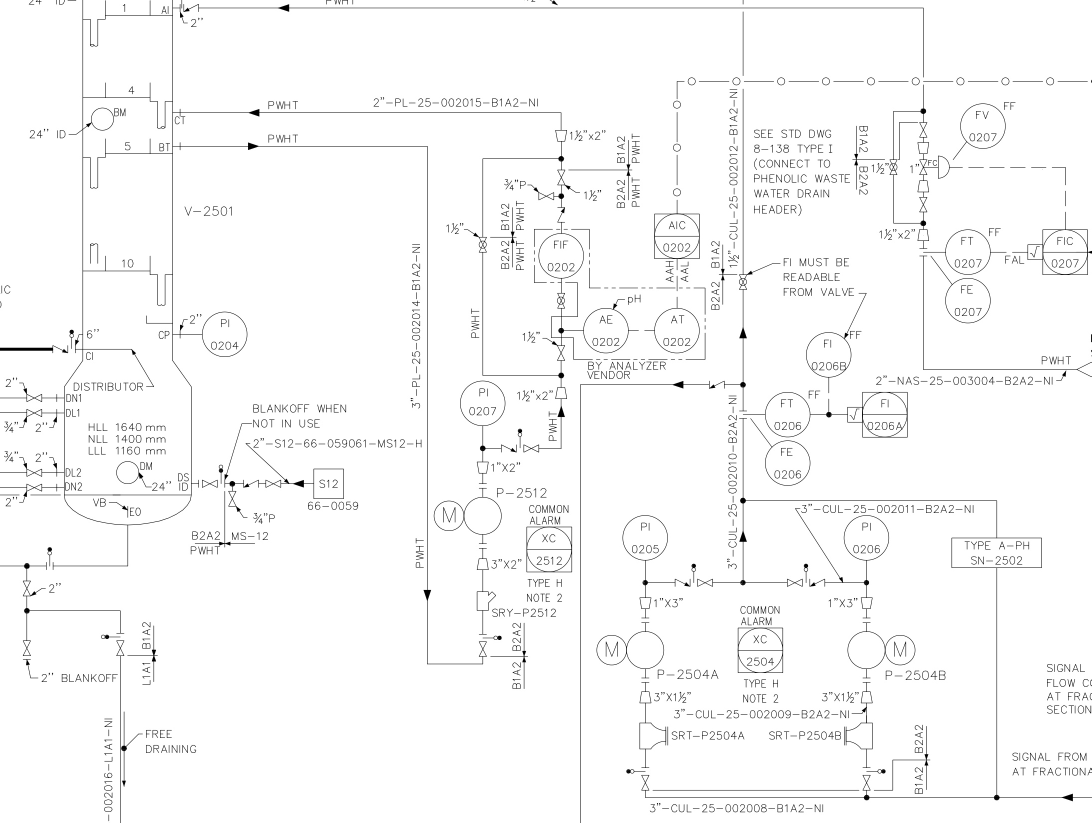
#> input picture test/!test01.png, 2183 x 1646 px (shown at 1/2 size)
$ python -i text_ocr.py   (imports and definitions only)
#> lines starting #> are read from the running program, lines starting #| are printed output that depends on the picture; after the words box and inside, x2 and y2 are one past the last pixel; in counts of white or black regions, pixels touching at a corner belong together
#> further down, picture is the input picture: shape (1646, 2183, 3); min 0, max 255, mean 249.1

import os
import json
import warnings
from contextlib import redirect_stdout, redirect_stderr
from typing import List, Dict, Any

import cv2
import numpy as np
import easyocr

# =========================
# Utilities
# =========================
# [1 line not run here, left out]


# [4 lines left out: function bbox_from_quad, not called in this run]


def is_valid_text(txt, min_len=2):
    t = txt.strip()
    return len(t) >= min_len and any(ch.isalnum() for ch in t)


# [68 lines left out: functions iou_xyxy, merge_results, rotate_back_quad, visualize_overlay, not called in this run]


def remove_long_lines_bgr(rgb_img, h_kernel=35, v_kernel=35):
    """Optional: remove long horizontal/vertical lines via morphological opening + inpaint."""
#> called with h_kernel = 35, v_kernel = 35
    gray = cv2.cvtColor(rgb_img, cv2.COLOR_RGB2GRAY)
    thr = cv2.adaptiveThreshold(gray, 255, cv2.ADAPTIVE_THRESH_MEAN_C, cv2.THRESH_BINARY_INV, 33, 5)
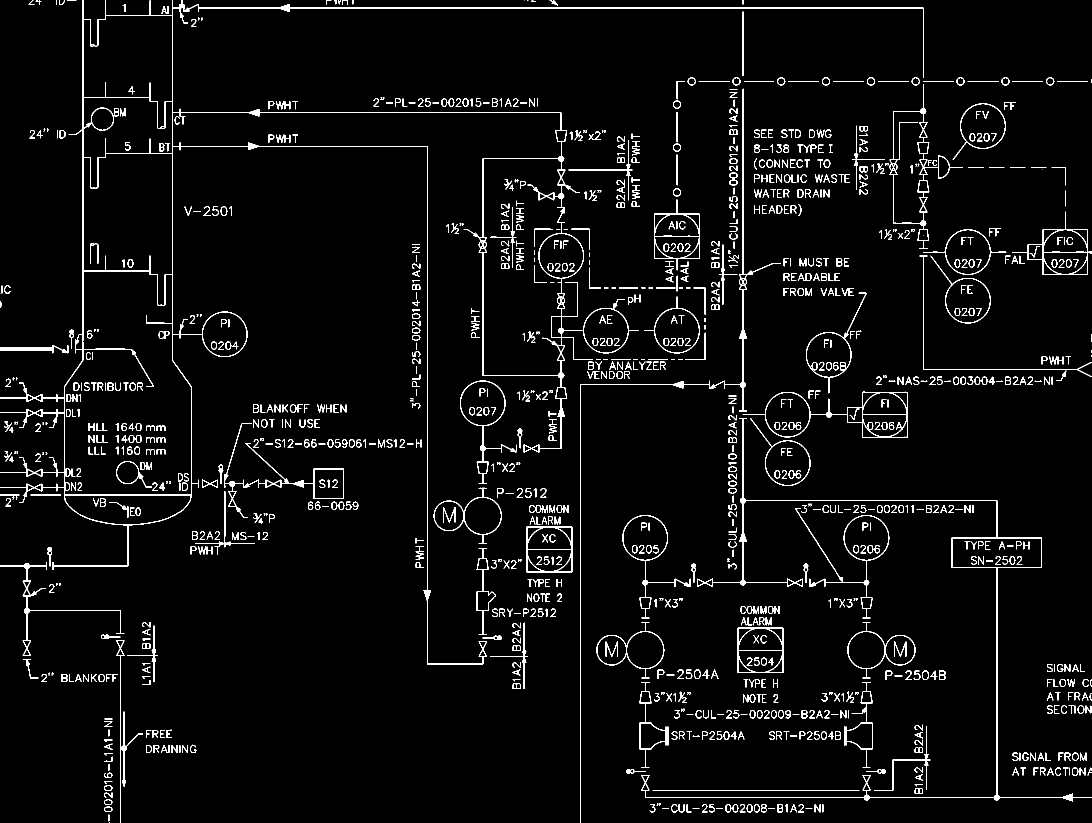
#> thr: shape (1646, 2183) (shown at 1/2 size); 3.8% white in thin lines or dots
    horiz = cv2.morphologyEx(thr, cv2.MORPH_OPEN, cv2.getStructuringElement(cv2.MORPH_RECT, (h_kernel, 1)))
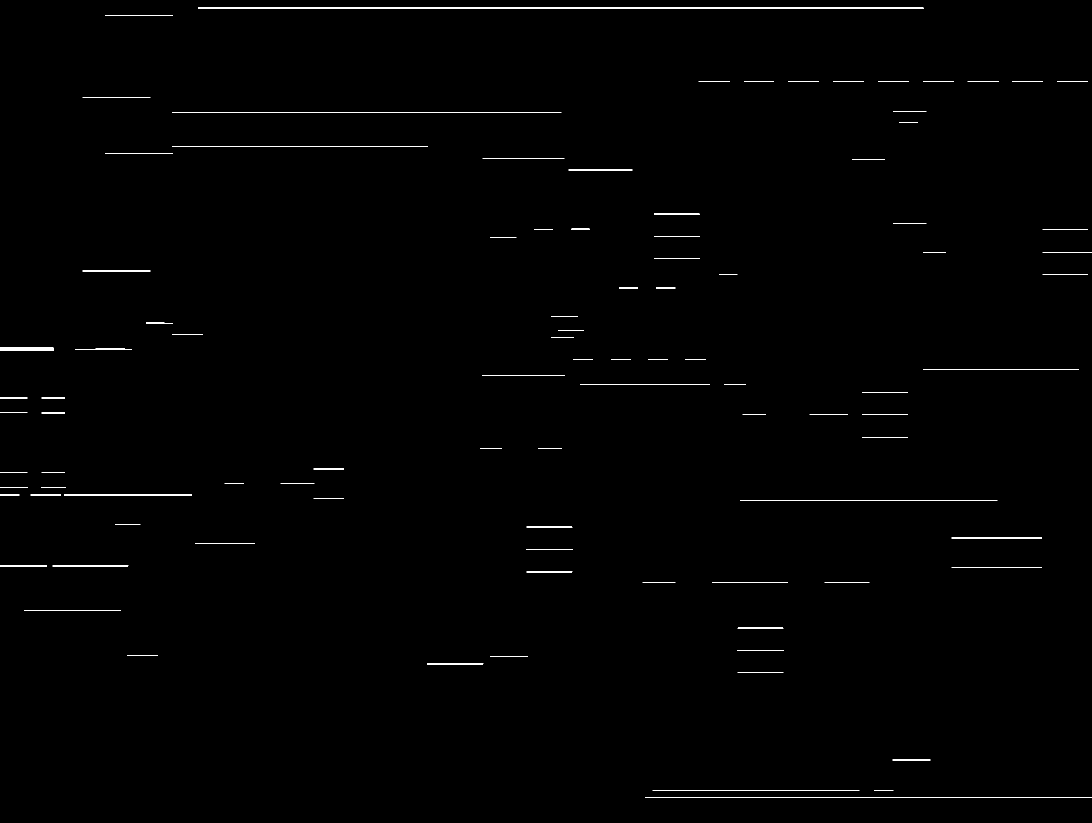
#> horiz: shape (1646, 2183) (shown at 1/2 size); 0.54% white in thin lines or dots
    vert = cv2.morphologyEx(thr, cv2.MORPH_OPEN, cv2.getStructuringElement(cv2.MORPH_RECT, (1, v_kernel)))
#> vert: shape (1646, 2183); 0.67% white in thin lines or dots
    mask = cv2.bitwise_or(horiz, vert)
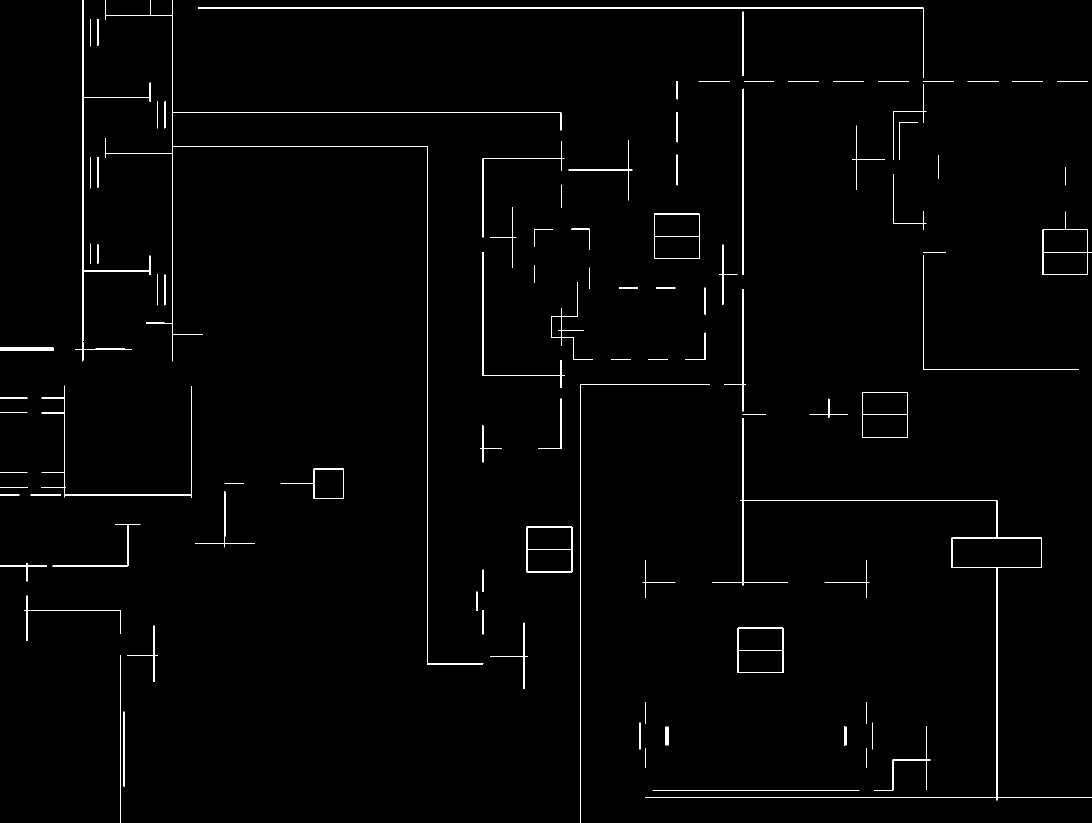
#> mask: shape (1646, 2183) (shown at 1/2 size); 1.2% white in thin lines or dots
    inpainted = cv2.inpaint(rgb_img, mask, 3, cv2.INPAINT_TELEA)
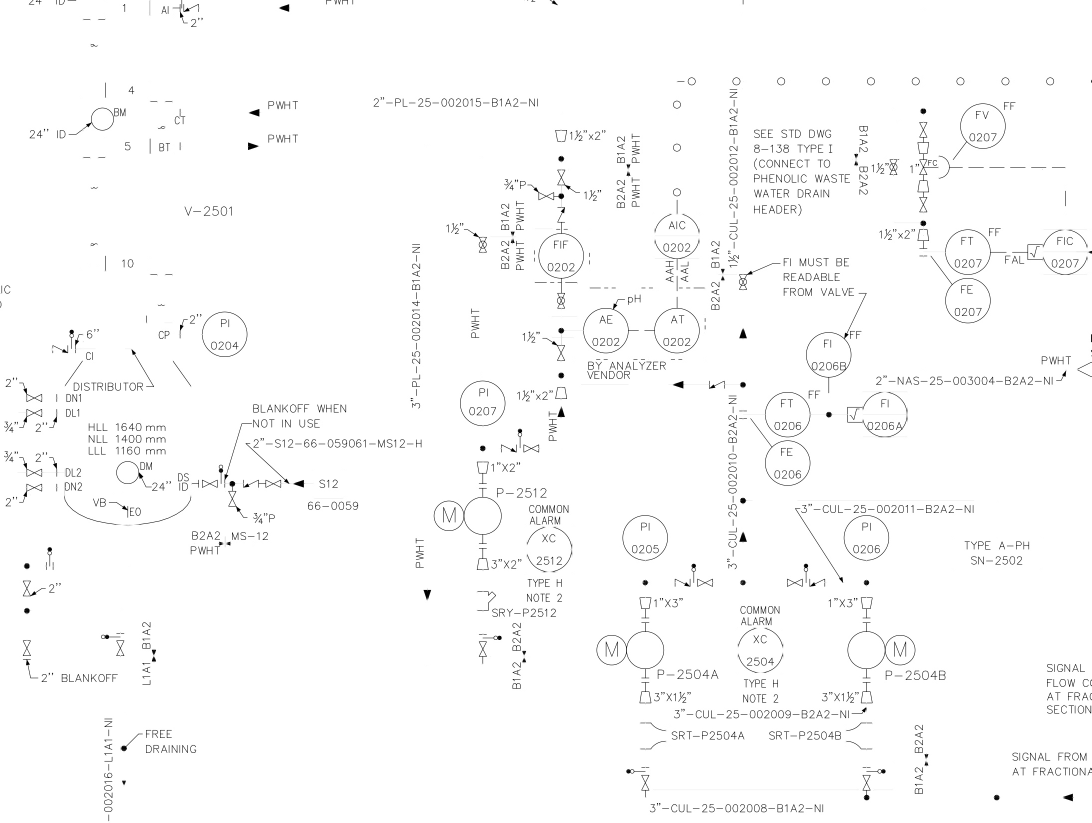
#> inpainted: shape (1646, 2183, 3) (shown at 1/2 size); min 0, max 255, mean 250.9
    return inpainted


# def export_results_to_json(items, out_path, image_size, image_file_name):
#     """Write minimal JSON with image info + annotations [{bbox, text, score}]."""
#     if out_path:
#         os.makedirs(os.path.dirname(out_path), exist_ok=True)
#     data = {
#         "image": {
#             "file_name": os.path.basename(image_file_name),
#             "width": int(image_size[0]),
#             "height": int(image_size[1]),
#         },
#         "annotations": [],
#     }
#     for item in items:
#         data["annotations"].append(
#             {"bbox": [float(x) for x in item["bbox"]], "text": item["text"], "score": float(item["score"])}
#         )
#     with open(out_path, "w", encoding="utf-8") as f:
#         json.dump(data, f, ensure_ascii=False, indent=2)
#     return out_path


# [195 lines left out: functions export_results_to_coco_json, init_reader, text_extract_pid, not called in this run]


# Optional CLI entry for quick testing:
# [15 lines not run here, left out]


>>> import cv2
>>> picture = cv2.cvtColor(cv2.imread('../test/!test01.png'), cv2.COLOR_BGR2RGB)
>>> result = remove_long_lines_bgr(picture)

$ run again, on test/001.png
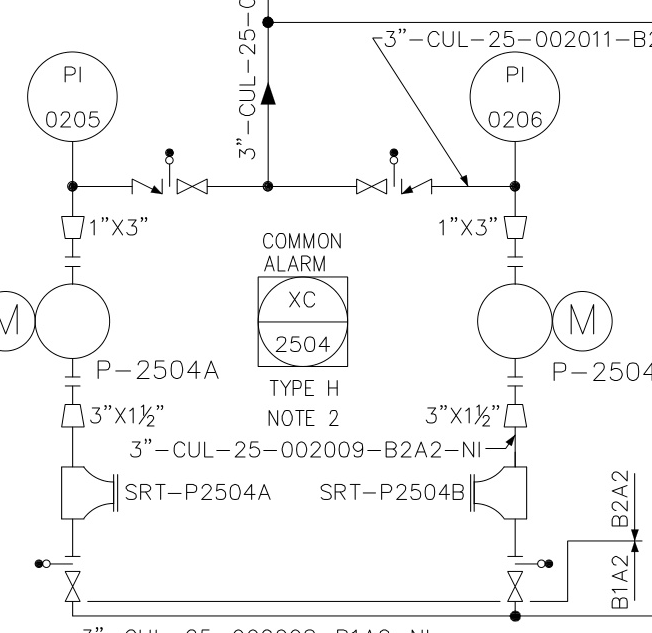
#> input picture test/001.png, 652 x 633 px
#> picture is the input picture: shape (633, 652, 3); min 0, max 255, mean 246.7
#> in remove_long_lines_bgr, `thr = cv2.adaptiveThreshold(gray, 255, cv2.ADAPTIVE_THRESH_MEAN_C, cv2..`:
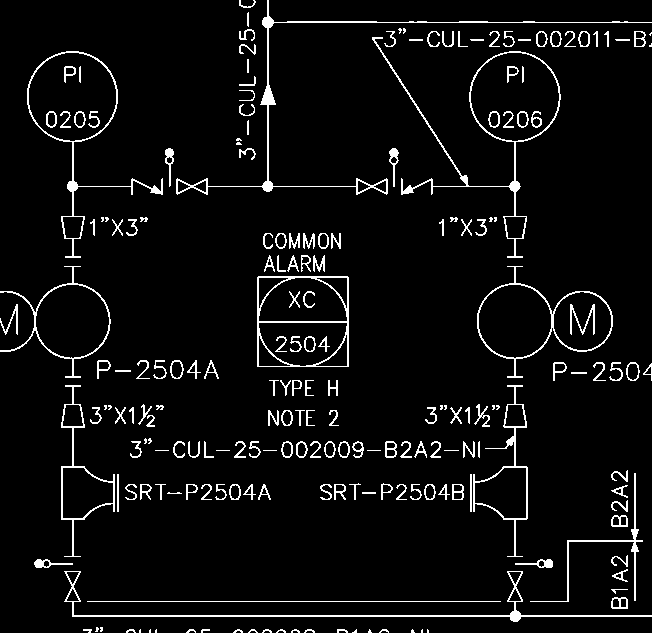
#> thr: shape (633, 652); 5.4% white in thin lines or dots
#> horiz: shape (633, 652); 0.73% white in thin lines or dots, all inside (x1, y1, x2, y2) = (67, 21, 652, 617)
#> vert: shape (633, 652); 0.55% white in thin lines or dots, all inside (x1, y1, x2, y2) = (61, 0, 636, 602)
#> mask: shape (633, 652); 1.3% white in thin lines or dots, all inside (x1, y1, x2, y2) = (61, 0, 652, 617)
#> in remove_long_lines_bgr, `inpainted = cv2.inpaint(rgb_img, mask, 3, cv2.INPAINT_TELEA)`:
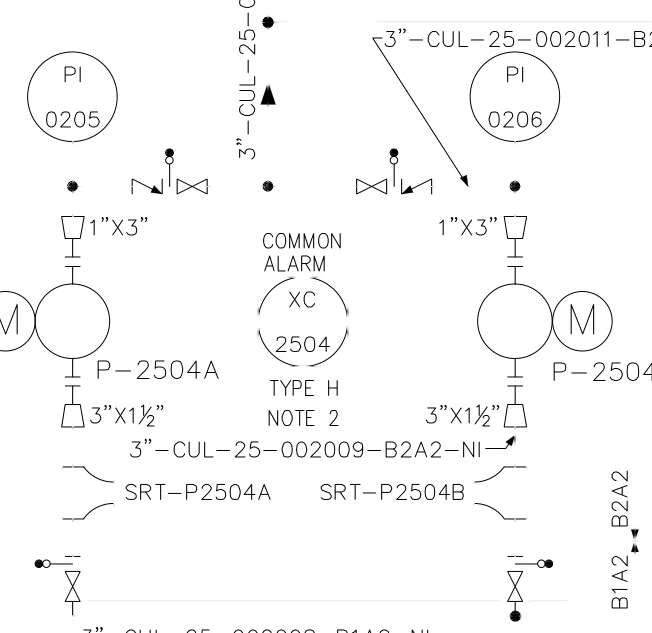
#> inpainted: shape (633, 652, 3); min 0, max 255, mean 248.6

$ run again, on test/test01.png
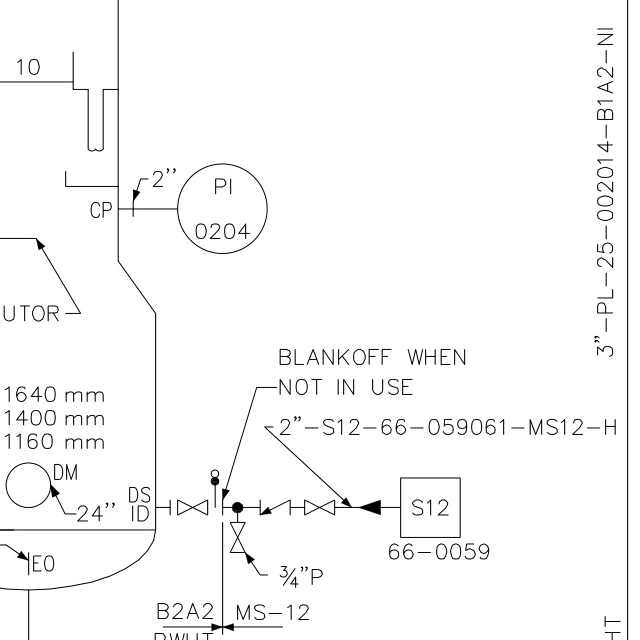
#> input picture test/test01.png, 640 x 640 px
#> picture is the input picture: shape (640, 640, 3); min 0, max 255, mean 248.9
#> in remove_long_lines_bgr, `thr = cv2.adaptiveThreshold(gray, 255, cv2.ADAPTIVE_THRESH_MEAN_C, cv2..`:
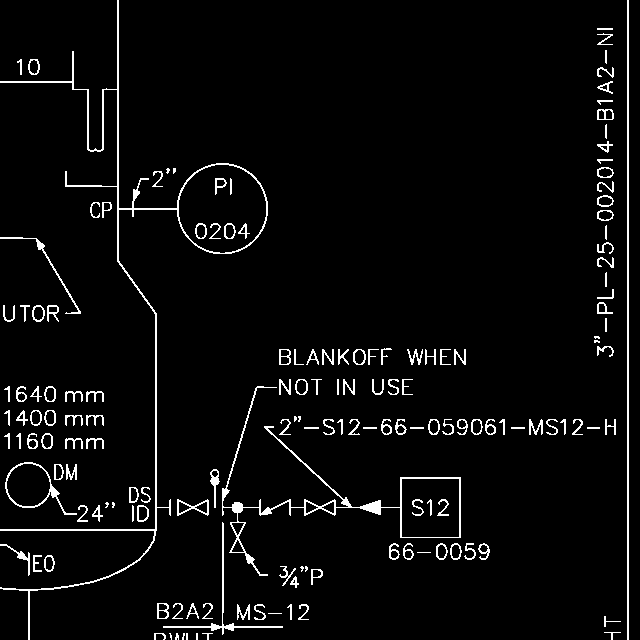
#> thr: shape (640, 640); 4.1% white in thin lines or dots
#> horiz: shape (640, 640); 0.32% white in thin lines or dots, all inside (x1, y1, x2, y2) = (0, 81, 461, 628)
#> vert: shape (640, 640); 0.76% white in thin lines or dots
#> in remove_long_lines_bgr, `mask = cv2.bitwise_or(horiz, vert)`:
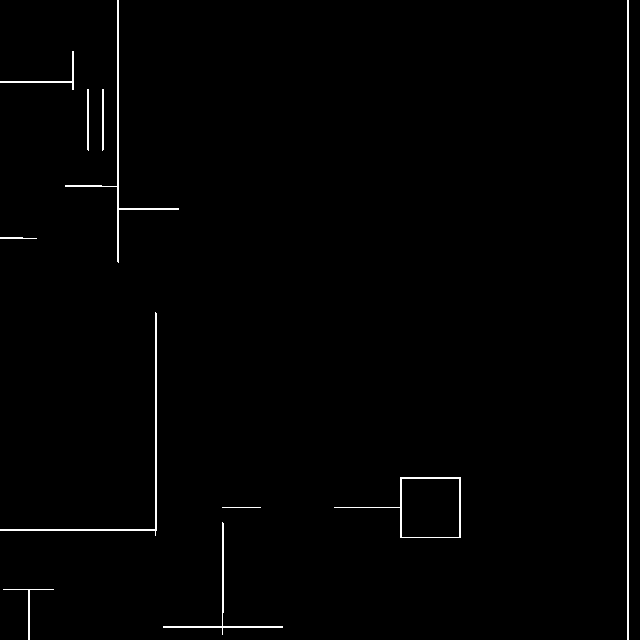
#> mask: shape (640, 640); 1.1% white in thin lines or dots

$ run again, on test/test02.png
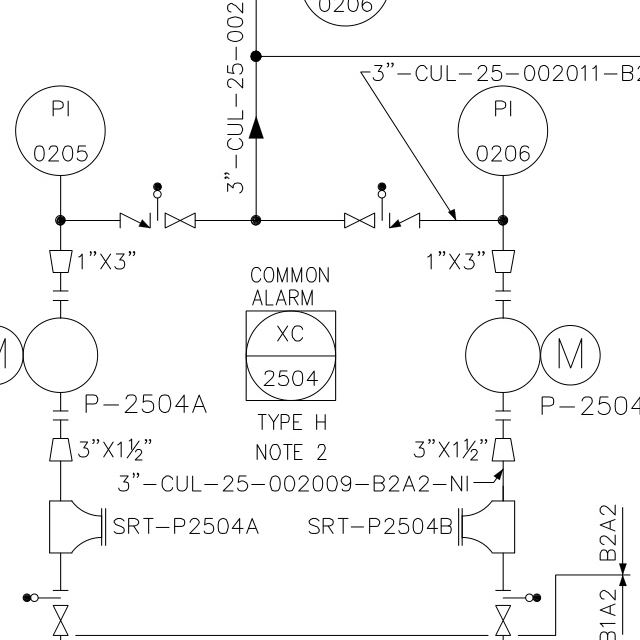
#> input picture test/test02.png, 640 x 640 px
#> picture is the input picture: shape (640, 640, 3); min 0, max 255, mean 247
#> in remove_long_lines_bgr, `thr = cv2.adaptiveThreshold(gray, 255, cv2.ADAPTIVE_THRESH_MEAN_C, cv2..`:
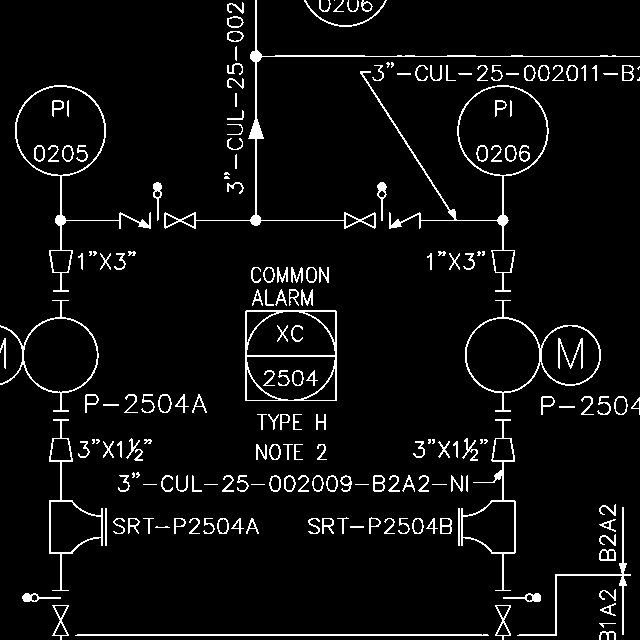
#> thr: shape (640, 640); 5.3% white in thin lines or dots
#> horiz: shape (640, 640); 0.56% white in thin lines or dots, all inside (x1, y1, x2, y2) = (55, 55, 640, 636)
#> vert: shape (640, 640); 0.57% white in thin lines or dots, all inside (x1, y1, x2, y2) = (49, 0, 624, 636)
#> in remove_long_lines_bgr, `mask = cv2.bitwise_or(horiz, vert)`:
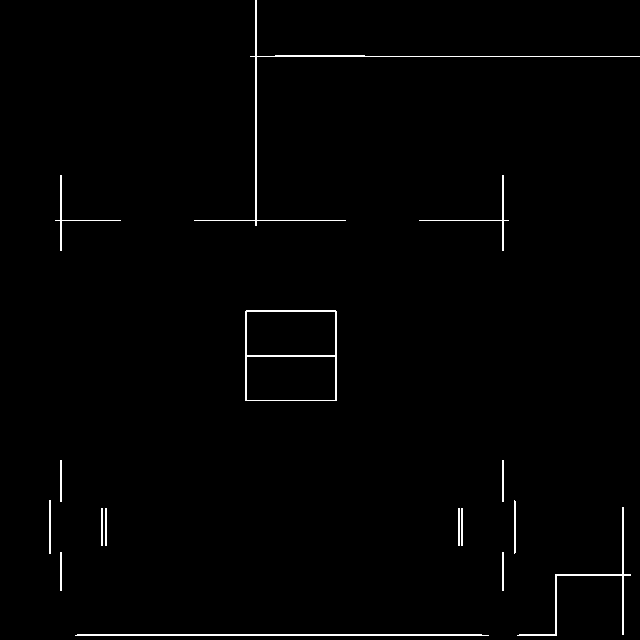
#> mask: shape (640, 640); 1.1% white in thin lines or dots
